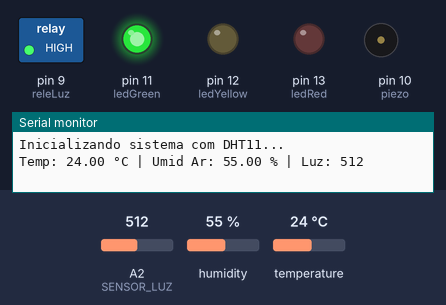
A sketch run on a simulated Arduino Uno, built with avr-gcc and run on an emulated ATmega328P. On the bench: switched loads named in the sketch (green lamp = pin HIGH), output pins drawn as LEDs (lit = HIGH), buzzer (waves = sounding), the last lines printed to the serial monitor. The test bench sets the inputs (shaded band); at power-on: temperature 24 °C, A2 (SENSOR_LUZ) = 512, humidity 55 %.

Above: at 3.2 s.
3.3 s: temperature set to 26 °C
6.0 s: temperature set to 29 °C
At 7.1 s:
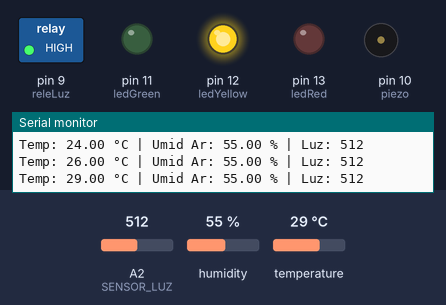
8.7 s: A2 (SENSOR_LUZ) set to 418
11.4 s: A2 (SENSOR_LUZ) set to 393
At 13.2 s:
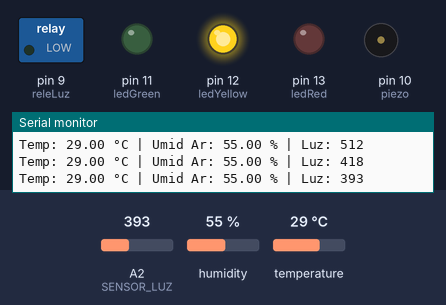
14.1 s: temperature set to 41 °C
At 15.2 s:
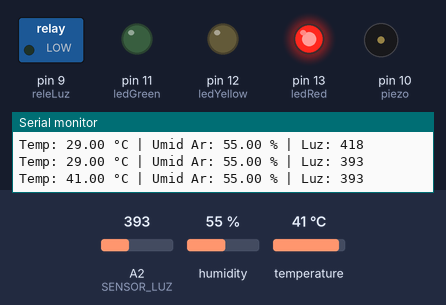
19.7 s: A2 (SENSOR_LUZ) set to 410
At 21.3 s:
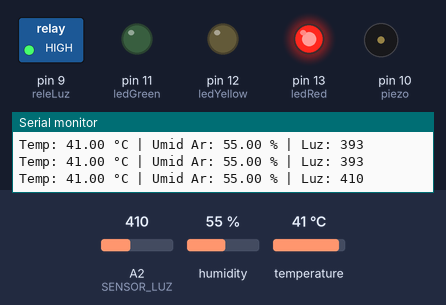
Timing chart, 0 to 26.7 s (numbered marks = the images above; inputs shaded):
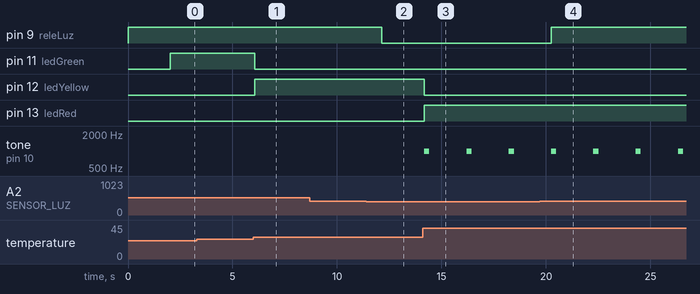

The sketch:

estufa.ino
```cpp
#include <DHT.h>

// --- Definição dos Pinos ---
#define ledRed      13
#define ledYellow   12
#define ledGreen    11
#define piezo       10
#define releLuz     9
#define SENSOR_LUZ  A2   // Sensor de luminosidade (LDR) continua no A2

// --- Configuração do DHT11 ---
#define DHTPIN A0     // O pino de DADOS do DHT11 está conectado no A0
#define DHTTYPE DHT11 // Definindo o modelo do sensor
DHT dht(DHTPIN, DHTTYPE);

// --- Parâmetros de Controle ---
const int LIMITE_LUZ = 400; // Ajuste conforme necessário

void setup() {
  pinMode(ledRed, OUTPUT);
  pinMode(ledYellow, OUTPUT);
  pinMode(ledGreen, OUTPUT);
  pinMode(piezo, OUTPUT);
  pinMode(releLuz, OUTPUT);
  pinMode(SENSOR_LUZ, INPUT);

  // Inicia o Relé desligado
  digitalWrite(releLuz, HIGH);

  Serial.begin(9600);

  // Inicia o sensor DHT
  dht.begin();
  Serial.println("Inicializando sistema com DHT11...");
  delay(2000); // O DHT11 demora um pouco para estabilizar
}

void loop() {
  // --- Leitura da Luminosidade ---
  int leituraLuz = analogRead(SENSOR_LUZ);

  // --- Leitura do DHT11 ---
  // O DHT11 é lento, pode levar até 2 segundos para ler
  float umidade = dht.readHumidity();    // Lê a umidade do ar
  float temperatura = dht.readTemperature(); // Lê a temperatura em Celsius

  // Verifica se houve falha na leitura do sensor
  if (isnan(umidade) || isnan(temperatura)) {
    Serial.println("Falha ao ler o sensor DHT11! Verifique os cabos.");
    // Pisca o LED vermelho para indicar erro de hardware
    digitalWrite(ledRed, HIGH);
    delay(500);
    digitalWrite(ledRed, LOW);
    return; // Sai do loop e tenta de novo
  }

  // --- Exibe os dados no Monitor Serial ---
  Serial.print("Temp: ");
  Serial.print(temperatura);
  Serial.print(" °C | Umid Ar: ");
  Serial.print(umidade);
  Serial.print(" % | Luz: ");
  Serial.println(leituraLuz);

  // --- Lógica de Controle da Temperatura ---
  // A lógica permanece a mesma, mas agora usa a variável 'temperatura' correta do DHT

  if ((temperatura >= 28 && temperatura <= 34) || (temperatura >= 5 && temperatura <= 10)) {
    // Estado de Atenção
    digitalWrite(ledYellow, HIGH);
    digitalWrite(ledRed, LOW);
    digitalWrite(ledGreen, LOW);
    noTone(piezo);
  }
  else if (temperatura > 35 || temperatura < 5) {
    // Estado de Alerta/Perigo
    digitalWrite(ledYellow, LOW);
    digitalWrite(ledRed, HIGH);
    digitalWrite(ledGreen, LOW);
    tone(piezo, 1000, 250);
  }
  else {
    // Estado Ideal
    digitalWrite(ledYellow, LOW);
    digitalWrite(ledRed, LOW);
    digitalWrite(ledGreen, HIGH);
    noTone(piezo);
  }

  // --- Lógica de Controle da Iluminação ---
  if (leituraLuz < LIMITE_LUZ) {
    digitalWrite(releLuz, LOW); // Liga luz (relé ativado em LOW)
  } else {
    digitalWrite(releLuz, HIGH); // Desliga luz
  }

  // Delay de 2 segundos (o DHT11 não consegue ler mais rápido que isso)
  delay(2000);
}
```

Measured:
- the behaviour switches between 27 and 28 °C on temperature (found by bisection; images 0 and 1)
- the behaviour switches between 400 and 399 on A2 (SENSOR_LUZ) (found by bisection; images 1 and 2)
- after the input at 6.0 s, pin 11 (ledGreen): HIGH → LOW after 0.07 s; pin 12 (ledYellow): LOW → HIGH after 0.07 s
- after the input at 11.4 s, pin 9 (releLuz): HIGH → LOW after 0.75 s
- after the input at 14.1 s, pin 12 (ledYellow): HIGH → LOW after 0.07 s; pin 13 (ledRed): LOW → HIGH after 0.07 s; tone on pin 10 (piezo): alternates 1000 Hz for 0.25 s and silent for 1.8 s, starting after 0.07 s
- after the input at 19.7 s, pin 9 (releLuz): LOW → HIGH after 0.55 s
